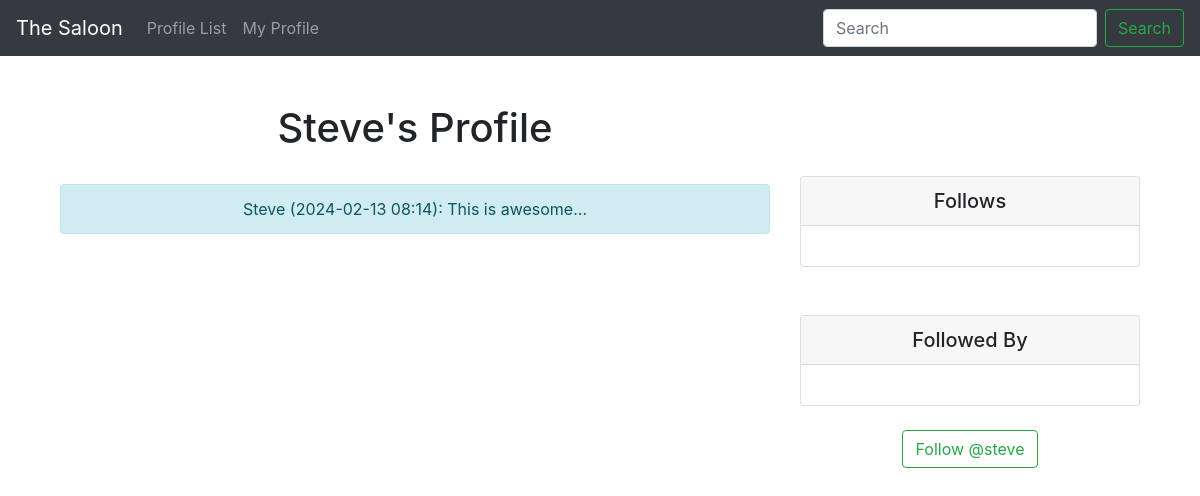
The app's page /profile/4 (signed in) with its own data.
### the_saloon/models.py (models this page shows, shortened)
class Profile(models.Model):
        user = models.OneToOneField(User, on_delete=models.CASCADE)
        follows = models.ManyToManyField("self",
            related_name="followed_by",
            symmetrical=False,
            blank=True)
        date_modified = models.DateTimeField(User, auto_now=True)

class Shout(models.Model):
    user = models.ForeignKey(
        User, related_name="shouts",
        on_delete=models.DO_NOTHING
        )
    body = models.CharField(max_length=200)
    created_at = models.DateTimeField(auto_now_add=True)
    def __str__(self):
        return(
            f"{self.user} "
            f"({self.created_at:%Y-%m-%d %H:%M}): "
            f"{self.body}..."
            )

### the_saloon/views.py (the view, shortened to what this page needs)
# urls.py: path('profile/<int:pk>', views.profile, name='profile'),
def profile(request, pk):
    if request.user.is_authenticated:
        profile = Profile.objects.get(user_id=pk)
        shouts = Shout.objects.filter(user_id=pk).order_by("-created_at")
        return render(request, "profile.html", {"profile":profile, "shouts":shouts})
    else:
        messages.success(request, ("You must login to see this page..."))
        return redirect('home')

### the_saloon/templates/profile.html (shortened to what this page needs)
{% extends 'base.html' %}
{% block content %}
{% if profile %}
   <div class="container text-center">
      <div class="row">
         <div class="col-8">
            <h1>{{ profile.user.username }}'s Profile</h1>
            <br/>
            {% if shouts%}
              {% for shout in shouts %}
              <div class="alert alert-info" role="alert">
                 {{ shout }}
              </div><br/></br/>
              {% endfor %}
            {% endif %}
          </div>
         <div class="col-4">
          <br/><br/><br/>
            <div class="card">
                <h5 class="card-header">Follows</h5>
                <div class="card-body">
                </div>
              </div>
              <br/><br/>
              <div class="card">
                <h5 class="card-header">Followed By</h5>
                <div class="card-body">
                </div>
              </div>
              <br/>
                <form method=POST>
                {% if profile in user.profile.follows.all %}
                     <button class="btn btn-outline-danger" name="follow" value="unfollow" type="submit">
                         Unfollow @{{ profile.user.username|lower}}
                     </button>
                {% else %}
                    <button class="btn btn-outline-success" name="follow" value="follow" type="submit">
                         Follow @{{ profile.user.username|lower}}
                     </button>
                {% endif %}
                </form>
{% endif %}
{% endblock %}

### records on screen
Profile: user.username "Steve", user.username "steve"
Shout: user+created_at+body "Steve (2024-02-13 08:14): This is awesome..."
